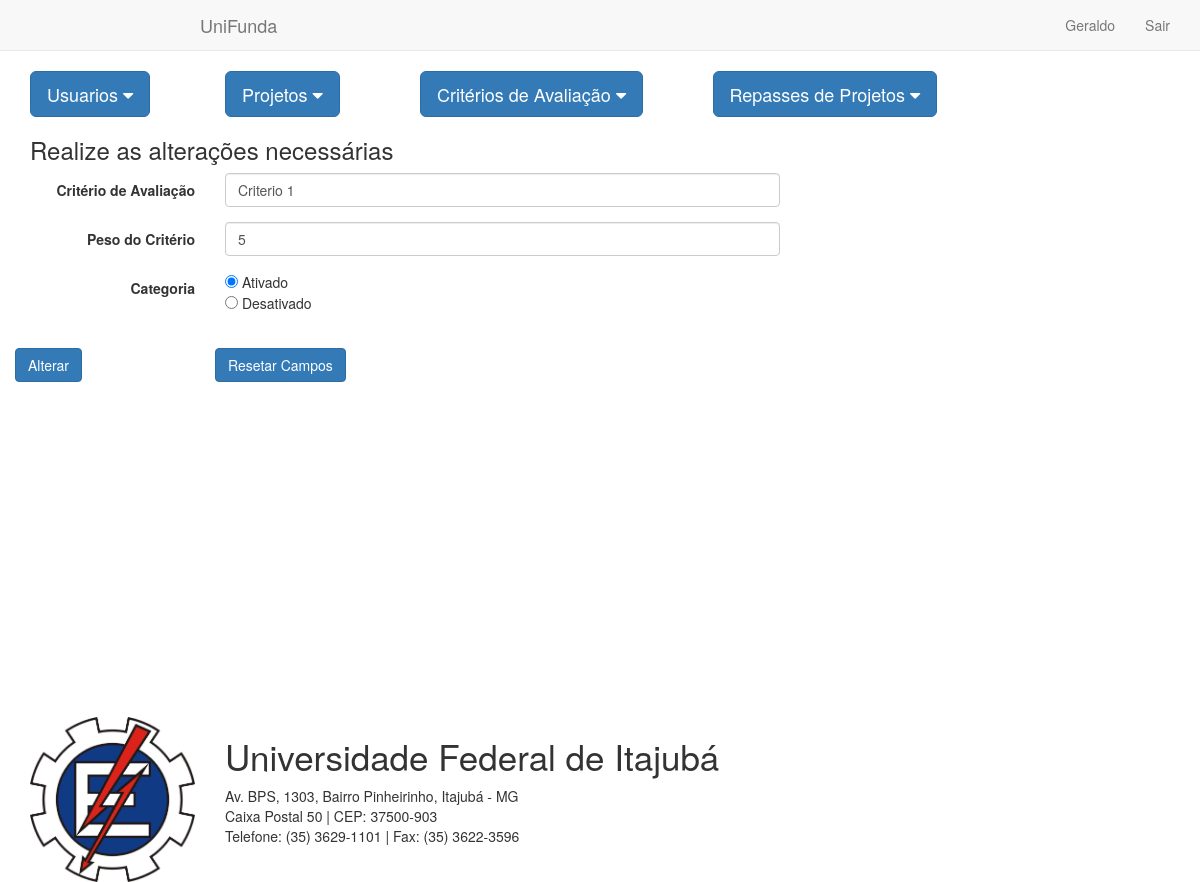
/financiamento/alterar_criterioavalia.php?cod=1 (signed in), run on the app's committed database.
### tables this page shows
CREATE TABLE `criterio_avaliacao` (
  `codigo` int(11) NOT NULL,
  `categoria` varchar(30) NOT NULL,
  `criterio` varchar(200) NOT NULL,
  `status` tinyint(1) NOT NULL,
  `peso` smallint(6) NOT NULL
);

### financiamento/alterar_criterioavalia.php (the view, shortened to what this page needs)
<!DOCTYPE html>
<html>
    <head>
        <link href="http://cdnjs.cloudflare.com/ajax/libs/font-awesome/4.3.0/css/font-awesome.min.css"
              rel="stylesheet" type="text/css">
        <link href="http://pingendo.github.io/pingendo-bootstrap/themes/default/bootstrap.css"
              rel="stylesheet" type="text/css">
    </head>
    <body>
        <?php
        include_once 'header.php';
        include_once 'menu.php';
        include "../financiamento/conexao.php";
        ?>
        <?php
        if (isset($_POST["submit"])) {
            ?>
            <div class="section" style="min-height: 600px">
                <div class="container">
                    <div class="row">
                        <div class="col-md-12">
                            <?php
                            $sql = "UPDATE criterio_avaliacao SET criterio = '" . $_POST['criterio_avalia'] . "' , peso = " . $_POST['valor_criterio'] . ", status = " . $_POST['status'] . " WHERE codigo = " . $_POST['codigo'] . "";
                            mysqli_query($con, $sql);
                            mysqli_close($con);
                            ?>
                            <h3>O critério foi alterado com sucesso.</h3><br><br>
                            <div class="row">
                                <div class="col-md-1">
                                    <a class="btn btn-primary" href="menu_inicial.php">Voltar</a>
                                </div>
                                <div class="col-md-11">
                                    <a class="btn btn-primary" href="listar_criterioavalia.php">Nova Alteração</a>
                                </div>
                            </div>
                        </div>
                    </div>
                </div>
            </div>
            <?php
        } else {
            $codigo = $_GET["cod"];
            $sql = "SELECT * FROM criterio_avaliacao WHERE codigo = '" . $codigo . "'";
            $result = mysqli_query($con, $sql);
            $row = mysqli_fetch_array($result, MYSQLI_ASSOC);
            ?>
            <div class="section" style="min-height: 600px">
                <div class="container">
                    <div class="row">
                        <div class="col-md-12">
                            <h3>Realize as alterações necessárias</h3>
                            <form id="cadastra_projecandidato"action="alterar_criterioavalia.php" method="post" class="form-horizontal">
                                <div class="form-group">
                                    <label  class="col-sm-2 control-label">Critério de Avaliação</label>
                                    <div class="col-sm-6">
                                        <input type="text" id="pass" class = "form-control" name="criterio_avalia" value="<?php echo $row['criterio'] ?>" required/>
                                    </div>
                                </div>
                                <div class="form-group">
                                    <label class="col-sm-2 control-label">Peso do Critério</label>
                                    <div class="col-sm-6">
                                        <input type="number" min="0" max="10" required="required"class = "form-control" name="valor_criterio" value="<?php echo $row['peso'] ?>"required/>
                                    </div>
                                </div>
                                <div class="form-group">
                                    <label  class="col-sm-2 control-label">Categoria</label>
                                    <div class="col-sm-6">
                                        <input type="radio" id="ativado" value= "1" name="status" <?php if($row['status'] == 1){ ?>checked<?php } ?> required/> Ativado<br>
                                        <input type="radio" id="desativado" value="2" name="status" <?php if($row['status'] == 0){ ?>checked<?php } ?> /> Desativado<br>
                                    </div>
                                </div>
                                <div class="form-group">
                                    <br/>
                                    <div class="row">
                                        <div class="col-md-2">
                                            <button type="submit" name="submit" class="btn btn-primary">Alterar</button>
                                        </div>
                                        <div class="col-md-10">
                                            <button type="reset" class="btn btn-primary">Resetar Campos</button>
                                        </div>
                                    </div>
                                </div>
                            </form>
                        </div>
                    </div>
                </div>
            </div>
            <?php
        }
        include_once 'footer.php';
        ?>
    </body>
</html>

### data on the page
criterio_avaliacao: criterio_avalia "Criterio 1", valor_criterio "5", status "☑"

### other printed values
$_SESSION["nome"] "Geraldo"
